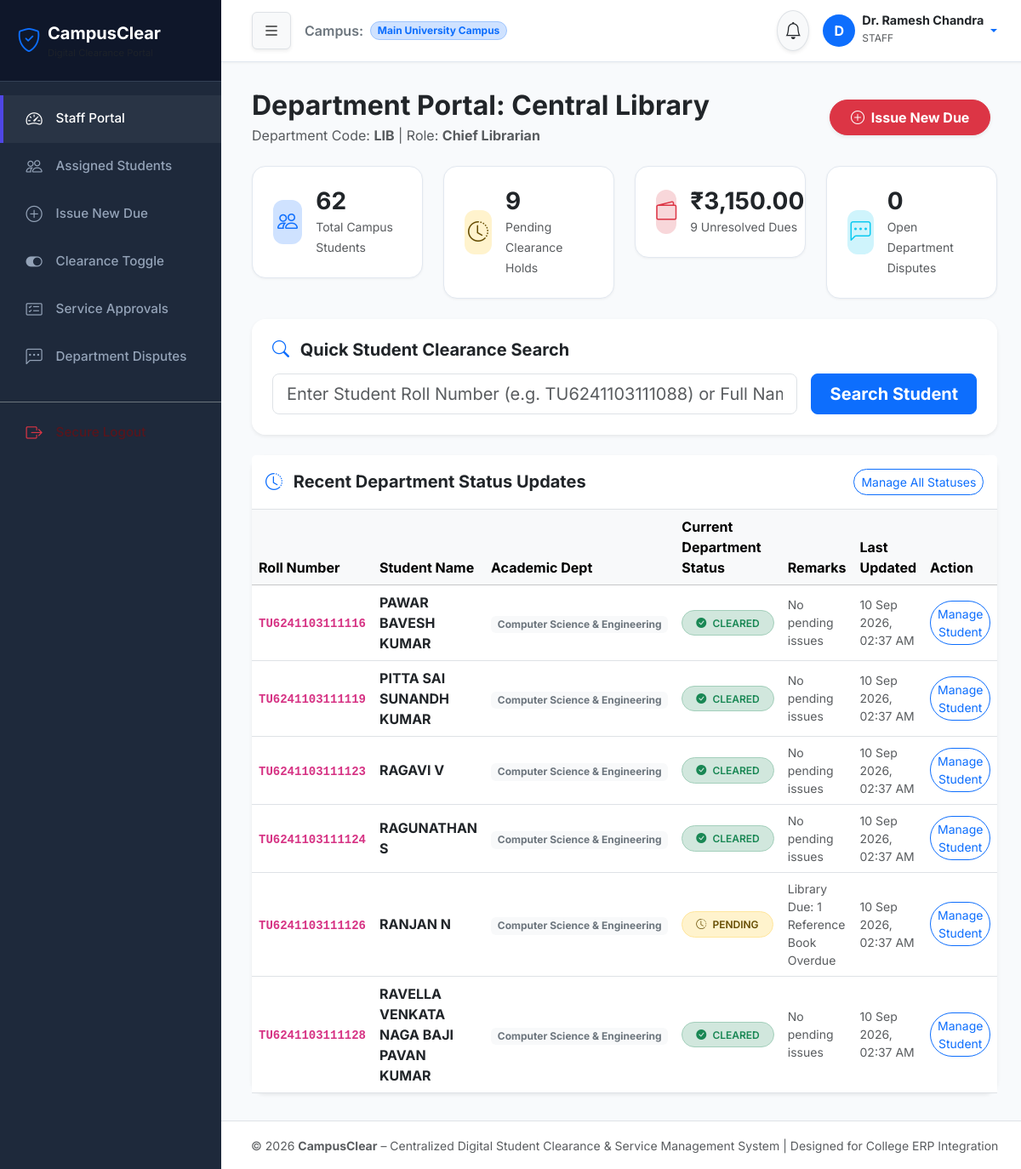
Screenshot of /staff/dashboard.php (signed in) with the database file from the repository.
### tables this page shows
CREATE TABLE `departments` (
  `id` int(11) NOT NULL AUTO_INCREMENT,
  `name` varchar(100) NOT NULL,
  `code` varchar(20) NOT NULL,
  `description` text DEFAULT NULL,
  `is_active` tinyint(1) DEFAULT 1,
  `created_at` timestamp NOT NULL DEFAULT current_timestamp(),
  PRIMARY KEY (`id`),
  UNIQUE KEY `name` (`name`),
  UNIQUE KEY `code` (`code`)
);

CREATE TABLE `clearance_status` (
  `id` int(11) NOT NULL AUTO_INCREMENT,
  `student_id` int(11) NOT NULL,
  `department_id` int(11) NOT NULL,
  `status` enum('cleared','pending','blocked') DEFAULT 'cleared',
  `remarks` text DEFAULT NULL,
  `last_updated_by` int(11) DEFAULT NULL,
  `updated_at` timestamp NOT NULL DEFAULT current_timestamp() ON UPDATE current_timestamp(),
  PRIMARY KEY (`id`),
  UNIQUE KEY `unique_student_dept` (`student_id`,`department_id`),
  KEY `department_id` (`department_id`),
  KEY `last_updated_by` (`last_updated_by`),
  CONSTRAINT `clearance_status_ibfk_1` FOREIGN KEY (`student_id`) REFERENCES `students` (`id`) ON DELETE CASCADE,
  CONSTRAINT `clearance_status_ibfk_2` FOREIGN KEY (`department_id`) REFERENCES `departments` (`id`),
  CONSTRAINT `clearance_status_ibfk_3` FOREIGN KEY (`last_updated_by`) REFERENCES `users` (`id`) ON DELETE SET NULL
);

CREATE TABLE `students` (
  `id` int(11) NOT NULL AUTO_INCREMENT,
  `user_id` int(11) NOT NULL,
  `roll_number` varchar(30) NOT NULL,
  `full_name` varchar(100) NOT NULL,
  `email` varchar(100) NOT NULL,
  `phone` varchar(20) DEFAULT NULL,
  `department_id` int(11) NOT NULL,
  `batch` varchar(20) NOT NULL,
  `semester` int(11) DEFAULT 1,
  `academic_year` varchar(20) DEFAULT NULL,
  `created_at` timestamp NOT NULL DEFAULT current_timestamp(),
  PRIMARY KEY (`id`),
  UNIQUE KEY `user_id` (`user_id`),
  UNIQUE KEY `roll_number` (`roll_number`),
  UNIQUE KEY `email` (`email`),
  KEY `department_id` (`department_id`),
  CONSTRAINT `students_ibfk_1` FOREIGN KEY (`user_id`) REFERENCES `users` (`id`) ON DELETE CASCADE,
  CONSTRAINT `students_ibfk_2` FOREIGN KEY (`department_id`) REFERENCES `departments` (`id`)
);

### staff/dashboard.php (the view, shortened to what this page needs)
<?php
require_once __DIR__ . '/../includes/header.php';
require_once __DIR__ . '/../includes/sidebar.php';
require_once __DIR__ . '/../includes/navbar.php';
$dept_id = $_SESSION['department_id'];
$pdo = db();
$d_stmt = $pdo->prepare("SELECT * FROM departments WHERE id = :did");
$d_stmt->execute([':did' => $dept_id]);
$department = $d_stmt->fetch();
$total_students = (int)$pdo->query("SELECT COUNT(*) FROM students")->fetchColumn();
$pending_cases_stmt = $pdo->prepare("
    SELECT COUNT(*) FROM clearance_status
    WHERE department_id = :did AND status IN ('pending', 'blocked')
");
$pending_cases_stmt->execute([':did' => $dept_id]);
$pending_cases = (int)$pending_cases_stmt->fetchColumn();
$pending_dues_stmt = $pdo->prepare("
    SELECT COUNT(*), COALESCE(SUM(amount), 0) as total_amt FROM dues
    WHERE department_id = :did AND status = 'pending'
");
$pending_dues_stmt->execute([':did' => $dept_id]);
$dues_data = $pending_dues_stmt->fetch();
$pending_dues_count = (int)$dues_data['COUNT(*)'];
$total_due_amount = (float)$dues_data['total_amt'];
$dispute_stmt = $pdo->prepare("SELECT COUNT(*) FROM disputes WHERE department_id = :did AND status = 'open'");
$dispute_stmt->execute([':did' => $dept_id]);
$open_disputes = (int)$dispute_stmt->fetchColumn();
$recent_updates_stmt = $pdo->prepare("
    SELECT cs.*, s.full_name as student_name, s.roll_number, d.name as student_dept
    FROM clearance_status cs
    JOIN students s ON cs.student_id = s.id
    JOIN departments d ON s.department_id = d.id
    WHERE cs.department_id = :did
    ORDER BY cs.updated_at DESC LIMIT 6
");
$recent_updates_stmt->execute([':did' => $dept_id]);
$recent_updates = $recent_updates_stmt->fetchAll();
?>
<div class="container-fluid">
    <div class="row mb-4 align-items-center">
        <div class="col-md-8">
            <h2 class="fw-bold text-dark mb-1">Department Portal: <?= sanitize($department['name']) ?></h2>
            <p class="text-muted mb-0">Department Code: <strong><?= sanitize($department['code']) ?></strong> | Role: <strong><?= sanitize($_SESSION['designation']) ?></strong></p>
        </div>
        <div class="col-md-4 text-md-end mt-3 mt-md-0">
            <a href="<?= BASE_URL ?>/staff/add_due.php" class="btn btn-danger rounded-pill px-4 py-2 shadow-sm fw-bold me-2">
                <i class="bi bi-plus-circle me-1"></i> Issue New Due
            </a>
        </div>
    </div>
    <div class="row g-4 mb-4">
        <div class="col-md-3">
            <div class="kpi-card d-flex align-items-center">
                <div class="kpi-icon bg-primary-subtle text-primary me-3">
                    <i class="bi bi-people"></i>
                </div>
                <div>
                    <h3 class="fw-bold mb-0 text-dark"><?= $total_students ?></h3>
                    <span class="text-muted small">Total Campus Students</span>
                </div>
            </div>
        </div>
        <div class="col-md-3">
            <div class="kpi-card d-flex align-items-center">
                <div class="kpi-icon bg-warning-subtle text-warning-emphasis me-3">
                    <i class="bi bi-clock-history"></i>
                </div>
                <div>
                    <h3 class="fw-bold mb-0 text-dark"><?= $pending_cases ?></h3>
                    <span class="text-muted small">Pending Clearance Holds</span>
                </div>
            </div>
        </div>
        <div class="col-md-3">
            <div class="kpi-card d-flex align-items-center">
                <div class="kpi-icon bg-danger-subtle text-danger me-3">
                    <i class="bi bi-wallet2"></i>
                </div>
                <div>
                    <h3 class="fw-bold mb-0 text-dark"><?= format_currency($total_due_amount) ?></h3>
                    <span class="text-muted small"><?= $pending_dues_count ?> Unresolved Dues</span>
                </div>
            </div>
        </div>
        <div class="col-md-3">
            <div class="kpi-card d-flex align-items-center">
                <div class="kpi-icon bg-info-subtle text-info me-3">
                    <i class="bi bi-chat-left-dots"></i>
                </div>
                <div>
                    <h3 class="fw-bold mb-0 text-dark"><?= $open_disputes ?></h3>
                    <span class="text-muted small">Open Department Disputes</span>
                </div>
            </div>
        </div>
    </div>
    <div class="row mb-4">
        <div class="col-12">
            <div class="card card-glass border-0 shadow-sm p-4">
                <h5 class="fw-bold mb-3 text-dark"><i class="bi bi-search me-2 text-primary"></i> Quick Student Clearance Search</h5>
                <form action="<?= BASE_URL ?>/staff/students.php" method="GET" class="row g-3">
                    <div class="col-md-9">
                        <input type="text" class="form-control form-control-lg" name="search" placeholder="Enter Student Roll Number (e.g. TU6241103111088) or Full Name..." required>
                    </div>
                    <div class="col-md-3">
                        <button type="submit" class="btn btn-primary btn-lg w-100 rounded-3 fw-bold">Search Student</button>
                    </div>
                </form>
            </div>
        </div>
    </div>
    <div class="row">
        <div class="col-12">
            <div class="card card-glass border-0 shadow-sm">
                <div class="card-header bg-white py-3 border-bottom d-flex justify-content-between align-items-center">
                    <h5 class="fw-bold mb-0 text-dark"><i class="bi bi-clock-history me-2 text-primary"></i> Recent Department Status Updates</h5>
                    <a href="<?= BASE_URL ?>/staff/clearance_management.php" class="btn btn-sm btn-outline-primary rounded-pill">Manage All Statuses</a>
                </div>
                <div class="card-body p-0">
                    <?php if (empty($recent_updates)): ?>
                        <div class="text-center py-4 text-muted">
                            <p class="mb-0">No recent updates in this department.</p>
                        </div>
                    <?php else: ?>
                        <div class="table-responsive">
                            <table class="table table-hover align-middle mb-0">
                                <thead class="table-light">
                                    <tr>
                                        <th>Roll Number</th>
                                        <th>Student Name</th>
                                        <th>Academic Dept</th>
                                        <th>Current Department Status</th>
                                        <th>Remarks</th>
                                        <th>Last Updated</th>
                                        <th>Action</th>
                                    </tr>
                                </thead>
                                <tbody>
                                    <?php foreach ($recent_updates as $u): ?>
                                        <tr>
                                            <td class="fw-bold"><code><?= sanitize($u['roll_number']) ?></code></td>
                                            <td><strong class="text-dark"><?= sanitize($u['student_name']) ?></strong></td>
                                            <td><span class="badge bg-light text-secondary"><?= sanitize($u['student_dept']) ?></span></td>
                                            <td><?= get_status_badge($u['status']) ?></td>
                                            <td class="small text-muted" style="max-width:250px;"><?= sanitize($u['remarks']) ?></td>
                                            <td class="small text-muted"><?= format_date($u['updated_at']) ?></td>
                                            <td>
                                                <a href="<?= BASE_URL ?>/staff/student_detail.php?id=<?= $u['student_id'] ?>" class="btn btn-sm btn-outline-primary rounded-pill">
                                                    Manage Student
                                                </a>
                                            </td>
                                        </tr>
                                    <?php endforeach; ?>
                                </tbody>
                            </table>
                        </div>
                    <?php endif; ?>
                </div>
            </div>
        </div>
    </div>
</div>
<?php require_once __DIR__ . '/../includes/footer.php'; ?>

### includes/functions.php (shortened to what this page needs)
<?php
function sanitize($data) {
    return htmlspecialchars(trim((string)$data), ENT_QUOTES, 'UTF-8');
}
function format_currency($amount) {
    return '₹' . number_format((float)$amount, 2);
}
function format_date($date_string) {
    return date('d M Y, h:i A', strtotime($date_string));
}
function get_status_badge($status) {
    $status_clean = strtolower(trim((string)$status));
    switch ($status_clean) {
        case 'cleared':
        case 'approved':
        case 'resolved':
        case 'active':
            return '<span class="badge bg-success-subtle text-success px-3 py-2 border border-success-subtle rounded-pill fw-semibold"><i class="bi bi-check-circle-fill me-1"></i> ' . strtoupper($status) . '</span>';
        case 'pending':
        case 'submitted':
        case 'in_progress':
        case 'open':
        case 'under_review':
            return '<span class="badge bg-warning-subtle text-warning-emphasis px-3 py-2 border border-warning-subtle rounded-pill fw-semibold"><i class="bi bi-clock-history me-1"></i> ' . strtoupper(str_replace('_', ' ', $status)) . '</span>';
    }
}

### assets/css/style.css (style rules this page uses)
:root { --primary-color: #4f46e5; --primary-hover: #4338ca; --secondary-color: #0ea5e9; --dark-bg: #0f172a; --sidebar-bg: #1e293b; --card-bg: #ffffff; --text-main: #334155; --text-muted: #64748b; --border-color: #e2e8f0; --success-bg: #dcfce7; --success-text: #15803d; --warning-bg: #fef9c3; --warning-text: #a16207; --danger-bg: #ffe4e6; --danger-text: #be123c; --shadow-sm: 0 1px 3px rgba(0,0,0,0.05); --shadow-md: 0 4px 6px -1px rgba(0,0,0,0.07), 0 2px 4px -1px rgba(0,0,0,0.04); --shadow-lg: 0 10px 25px -5px rgba(0,0,0,0.08), 0 8px 10px -6px rgba(0,0,0,0.03); }
body { font-family: 'Inter', system-ui, -apple-system, sans-serif; background-color: #f8fafc; color: var(--text-main); min-height: 100vh; display: flex; flex-direction: column; }
.card-glass { background: rgba(255, 255, 255, 0.95); backdrop-filter: blur(10px); border: 1px solid rgba(226, 232, 240, 0.8); border-radius: 1rem; box-shadow: var(--shadow-md); transition: transform 0.2s ease, box-shadow 0.2s ease; }
.kpi-card { border-radius: 1rem; padding: 1.5rem; background: #ffffff; border: 1px solid var(--border-color); box-shadow: var(--shadow-sm); }
.kpi-icon { width: 52px; height: 52px; border-radius: 0.75rem; display: flex; align-items: center; justify-content: center; font-size: 1.5rem; }

### rows the page displays
departments: name "Central Library", code "LIB"
clearance_status: student.roll_number "TU6241103111116", student.full_name "PAWAR BAVESH KUMAR", departments.name "Computer Science & Engineering", status "CLEARED", remarks "No pending issues", updated_at "10 Sep 2026, 02:37 AM"
clearance_status: student.roll_number "TU6241103111119", student.full_name "PITTA SAI SUNANDH KUMAR", departments.name "Computer Science & Engineering", status "CLEARED", remarks "No pending issues", updated_at "10 Sep 2026, 02:37 AM"
clearance_status: student.roll_number "TU6241103111123", student.full_name "RAGAVI V", departments.name "Computer Science & Engineering", status "CLEARED", remarks "No pending issues", updated_at "10 Sep 2026, 02:37 AM"
clearance_status: student.roll_number "TU6241103111124", student.full_name "RAGUNATHAN S", departments.name "Computer Science & Engineering", status "CLEARED", remarks "No pending issues", updated_at "10 Sep 2026, 02:37 AM"
clearance_status: student.roll_number "TU6241103111126", student.full_name "RANJAN N", departments.name "Computer Science & Engineering", status "PENDING", remarks "Library Due: 1 Reference Book Overdue", updated_at "10 Sep 2026, 02:37 AM"
clearance_status: student.roll_number "TU6241103111128", student.full_name "RAVELLA VENKATA NAGA BAJI PAVAN KUMAR", departments.name "Computer Science & Engineering", status "CLEARED", remarks "No pending issues", updated_at "10 Sep 2026, 02:37 AM"

### other values shown
APP_NAME "CampusClear"
substr($user['full_name'], 0, 1) "D"
$user['full_name'] "Dr. Ramesh Chandra"
$user['role'] "STAFF"
$_SESSION['designation'] "Chief Librarian"
$total_students "62"
$pending_cases "9"
format_currency($total_due_amount) "₹3,150.00"
$pending_dues_count "9"
$open_disputes "0"
APP_TAGLINE "Centralized Digital Student Clearance & Service Management System"
